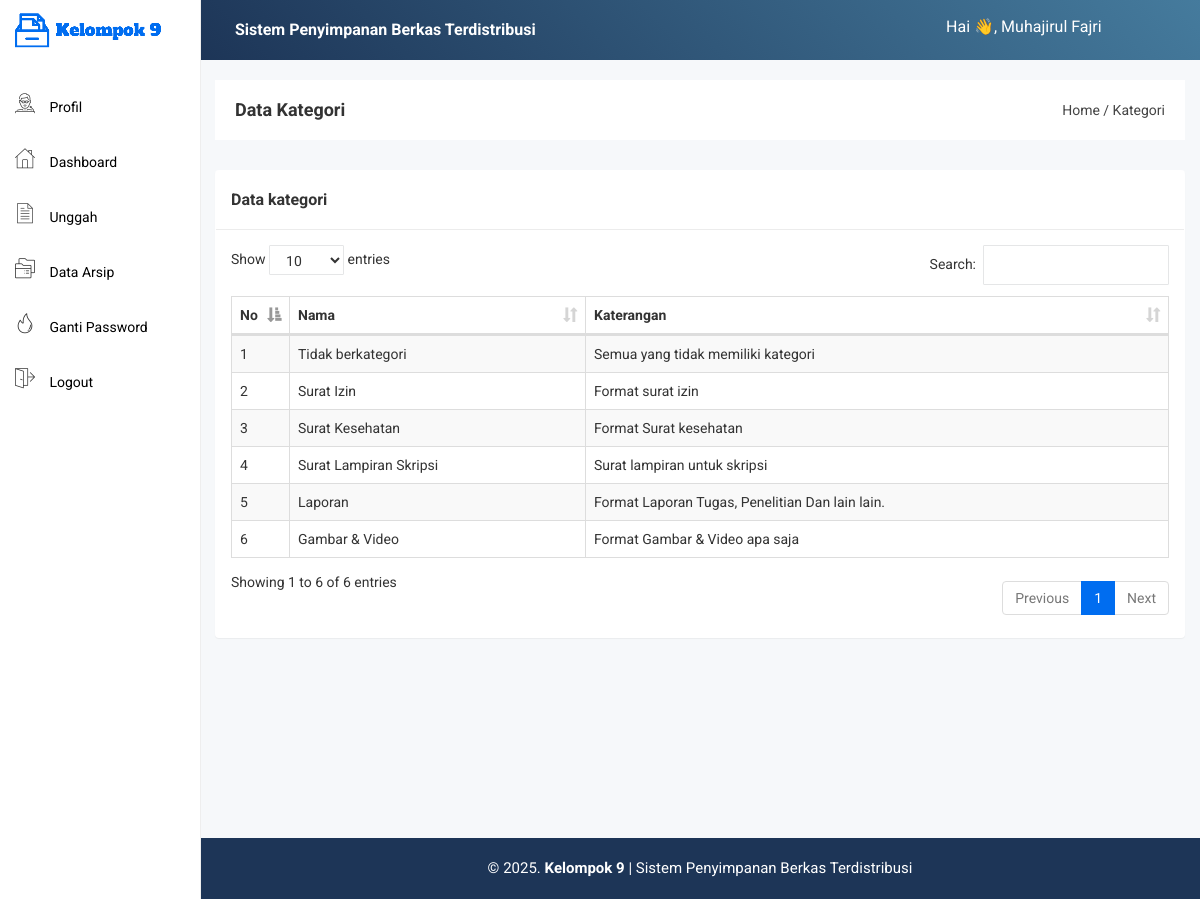
Before: /user/kategori.php (signed in) with the older database file.
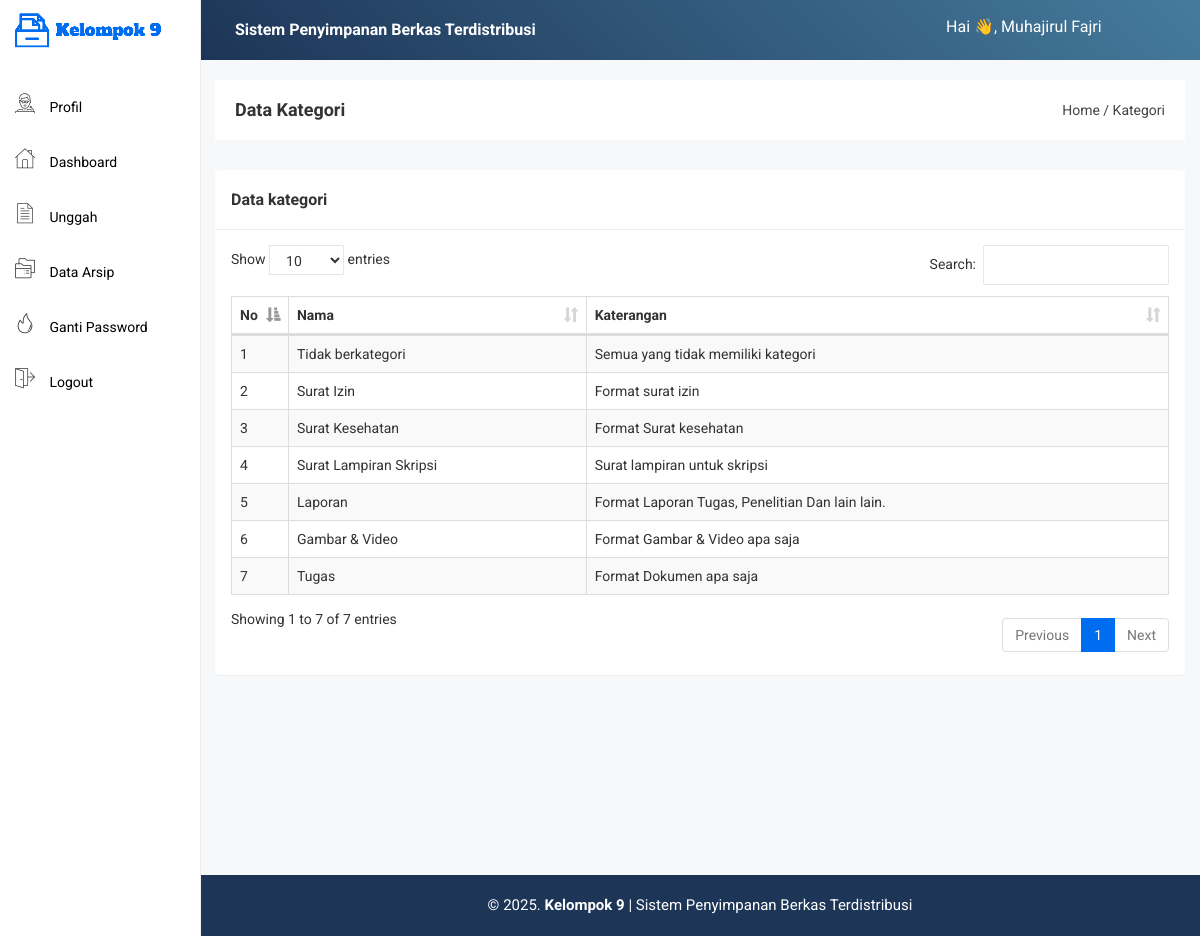
After: the same page with the newer database file.
### tables this page shows
CREATE TABLE `kategori` (
  `kategori_id` int(11) NOT NULL,
  `kategori_nama` varchar(255) NOT NULL,
  `kategori_keterangan` text NOT NULL
);

### user/kategori.php (the view)
<?php include 'header.php'; ?>
<div class="breadcome-area">
    <div class="container-fluid">
        <div class="row">
            <div class="col-lg-12 col-md-12 col-sm-12 col-xs-12">
                <div class="breadcome-list">
                    <div class="row">
                        <div class="col-lg-6 col-md-6 col-sm-6 col-xs-12">
                            <div class="breadcome-heading">
                                <h4 style="margin-bottom: 0px">Data Kategori</h4>
                            </div>
                        </div>
                        <div class="col-lg-6 col-md-6 col-sm-6 col-xs-12">
                            <ul class="breadcome-menu" style="padding-top: 0px">
                                <li><a href="#">Home</a> <span class="bread-slash">/</span></li>
                                <li><span class="bread-blod">Kategori</span></li>
                            </ul>
                        </div>
                    </div>
                </div>
            </div>
        </div>
    </div>
</div>
<div class="container-fluid">
    <div class="panel panel">
        <div class="panel-heading">
            <h3 class="panel-title">Data kategori</h3>
        </div>
        <div class="panel-body">
            <table id="table" class="table table-bordered table-striped table-hover table-datatable">
                <thead>
                    <tr>
                        <th width="1%">No</th>
                        <th>Nama</th>
                        <th>Katerangan</th>
                    </tr>
                </thead>
                <tbody>
                    <?php
                    $no = 1;
                    $kategori = mysqli_query($koneksi,"SELECT * FROM kategori");
                    while($p = mysqli_fetch_array($kategori)){
                        ?>
                        <tr>
                            <td><?php echo $no++; ?></td>
                            <td><?php echo $p['kategori_nama'] ?></td>
                            <td><?php echo $p['kategori_keterangan'] ?></td>
                        </tr>
                        <?php
                    }
                    ?>
                </tbody>
            </table>
        </div>
    </div>
</div>
<?php include 'footer.php'; ?>

Changed rows visible on the page:
added kategori: kategori_nama "Tugas", kategori_keterangan "Format Dokumen apa saja"
Other visible differences:
text written by a page script: "Show entries Search: Showing 1 to 6 of 6 entries Previous 1 Next" → "Show entries Search: Showing 1 to 7 of 7 entries Previous 1 Next"
